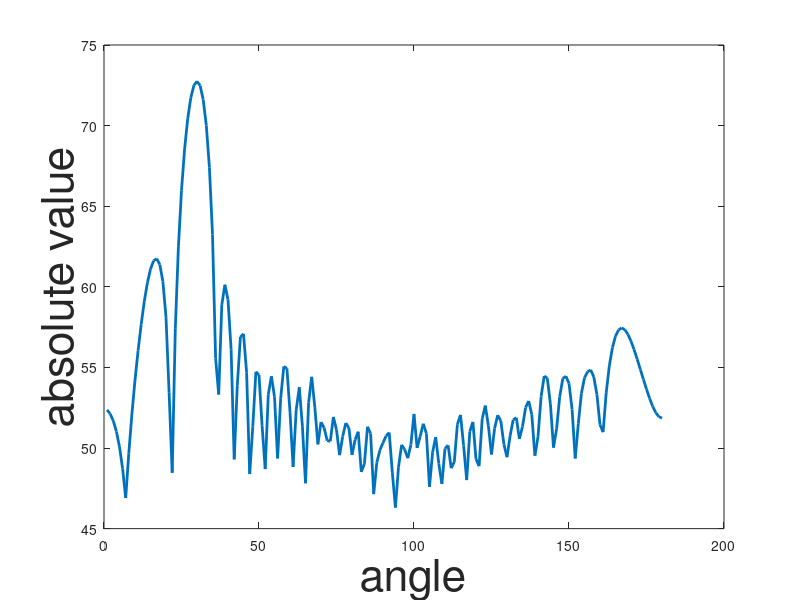

Write the MATLAB code that produced this figure.
%% SIMULATE BROADBAND BEAMFORMING
% role: important
% status : complete

%% basic setup
clc;
close all;

%% initialising variables
angle   = 30;                                          %input wave angle
f            = 2000;                                       %input wave frequency
Fs         = 12800;                                     %sampling frequency
Ts         = 1/Fs;                                        %sampling interval
c           = 1500;                                       %speed of sound in water
m          = 32;                                           %number of element

SNR      = -2;                                           %signal to noise ratio


N           = 256;                                         %no of original samples
t             = (0:N-1)*Ts;                             %total time of input

lambda  = c/2000;                                     %wavelength
x            = lambda/2;                                 %interspace distance
d            = x*cosd(angle)/c;                      %quantum delay
matrix    = zeros(N,m);                             %delayed pure signals

%% bringing the natural delay
y       = sin(2*pi*f*t);                                %generating the ideal sine wave
tend  = (N-1)*Ts;                                       %finding the time interspace
xaxis = linspace(0,tend,N);                       %constructing the time axis

for i = 1:m                                                 %bringing about the delay
matrix(:,i)=sin(2*pi*f*(t-(i-1)*d));
end

%% adding the noise
SNR_weight = 10^(-1*SNR*0.05);                       %computing the noise weight
new_mat    = matrix + SNR_weight*rand(N,m);  %creating the impure matrix

%% taking the fourier transform

Fourier  = zeros(N,m);                              %initialising the fourier
NFFT     = N;                                            %defining NFFT
fend       = (NFFT-1)*Fs/NFFT;                %end sample index
waxis     = linspace(0,fend,NFFT);           %creating the spacing

Fourier = fft(new_mat,NFFT);                 %taking the fourier transform

figure(3)
plot(waxis,abs(Fourier));                          %plotting the fourier transform

%% establishing the delay thing
delay_column    = zeros(m,1);                  %initialising the delay column
frequency_inter = Fs/N;                            %frequency index
f_mat           = zeros(1,m);                        %initialising the bin row/matrix
angle_matrix    = zeros(N,181);                %initialising the angle matrix
frequency_matrix = zeros(180,9);

for sweep_angle = 1:180
for f = 1000:250:3000
index = 1 + f/(Fs/N);
f_mat(1,:) = Fourier(index,:);

for i = 1:m
delay_column(i,1) = exp(1*1i*(i-1)*2*pi*f*(x/c)*(cosd(sweep_angle)));
end

frequency_matrix(sweep_angle,(f/250)-3) = abs(f_mat*delay_column);

end
end
%% plotting the frequency vs abs
angle_axis = linspace(1,180,180);             %setting up the angle axis
sum_matrix = sum(frequency_matrix,2);  %summing column wise

plot(angle_axis,20*log10(sum_matrix),'linewidth',2);          %plotting the sum_matrix
xlabel('angle','FontSize',32)
ylabel('absolute value','FontSize',32)

